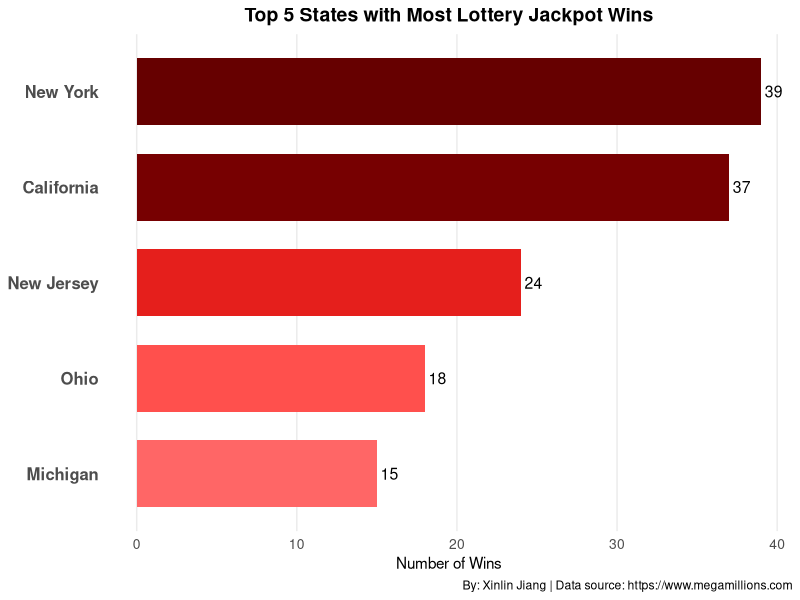
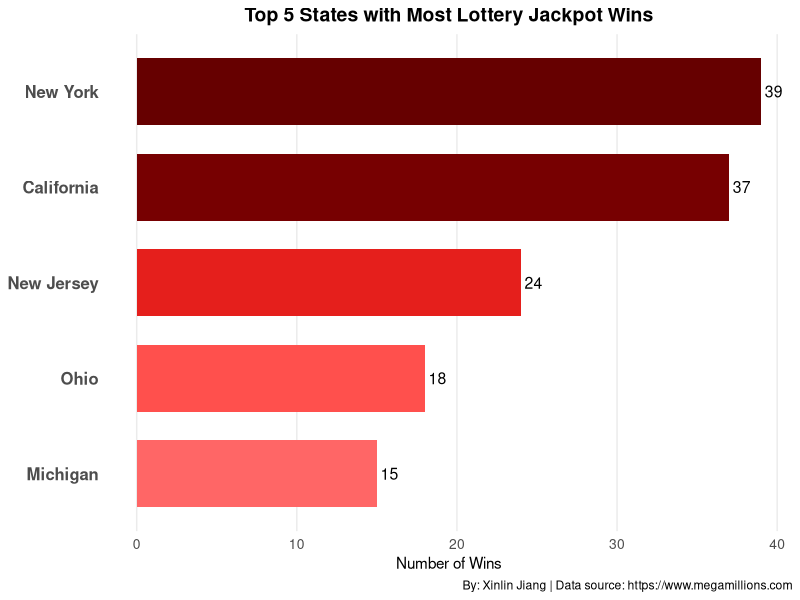
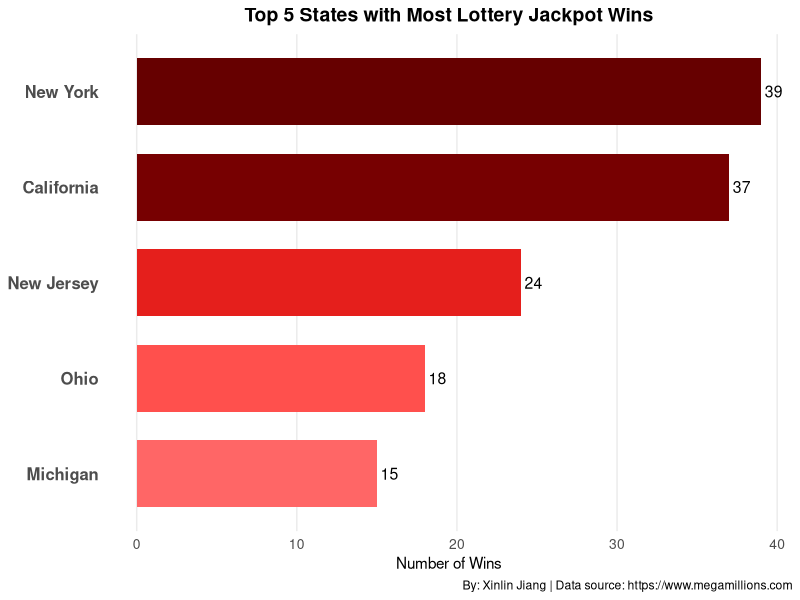

Source code (R) for these figures, in order:
# Install required packages if not already installed
if (!require(ggplot2)) install.packages("ggplot2")
if (!require(svglite)) install.packages("svglite")

# Load the packages
library(ggplot2)
library(svglite)

# Create data frame with state frequencies (already sorted)
state_data <- data.frame(
  state = c("NY", "CA", "NJ", "OH", "MI", "TX", "GA", "IL", "MD", "FL"),
  frequency = c(39, 37, 24, 18, 15, 14, 13, 12, 8, 6),
  state_full = c("New York", "California", "New Jersey", "Ohio", "Michigan", 
                 "Texas", "Georgia", "Illinois", "Maryland", "Florida")
)

# Filter to only the top 5 states
top5_states <- state_data[1:5, ]

# Reorder factors for proper sorting in the plot
top5_states$state_full <- factor(top5_states$state_full, 
                                 levels = rev(top5_states$state_full))

# Create a red color palette with 5 shades
red_colors <- c("#FF6666", "#FF3333", "#CC0000", "#990000", "#660000")

# Create the horizontal bar chart
top5_chart <- ggplot(top5_states, aes(x = state_full, y = frequency, fill = frequency)) +
  geom_bar(stat = "identity", width = 0.7) +
  scale_fill_gradientn(colors = red_colors) +
  coord_flip() +  # Makes the bar chart horizontal
  labs(
    title = "Top 5 States with Most Lottery Jackpot Wins",
    x = NULL,  # Remove x axis label
    y = "Number of Wins",
    caption = "By: Xinlin Jiang | Data source: https://www.megamillions.com"
  ) +
  theme_minimal() +
  theme(
    plot.title = element_text(hjust = 0.5, face = "bold", size = 14),
    axis.text.y = element_text(size = 12, face = "bold"),
    axis.text.x = element_text(size = 10),
    panel.grid.major.y = element_blank(),
    panel.grid.minor = element_blank(),
    legend.position = "none"  # Remove the legend
  ) +
  # Add the count labels at the end of each bar
  geom_text(aes(label = frequency), hjust = -0.2, color = "black", size = 4)

# Show the plot
print(top5_chart)

# Save the chart as SVG for Illustrator
ggsave("top5_lottery_states.svg", plot = top5_chart, width = 8, height = 5, dpi = 300)

# Also save as PNG for quick reference
ggsave("top5_lottery_states.png", plot = top5_chart, width = 8, height = 5, dpi = 300)

# Confirmation message
print("Bar chart files have been saved successfully. You can now import the SVG into Illustrator.")
